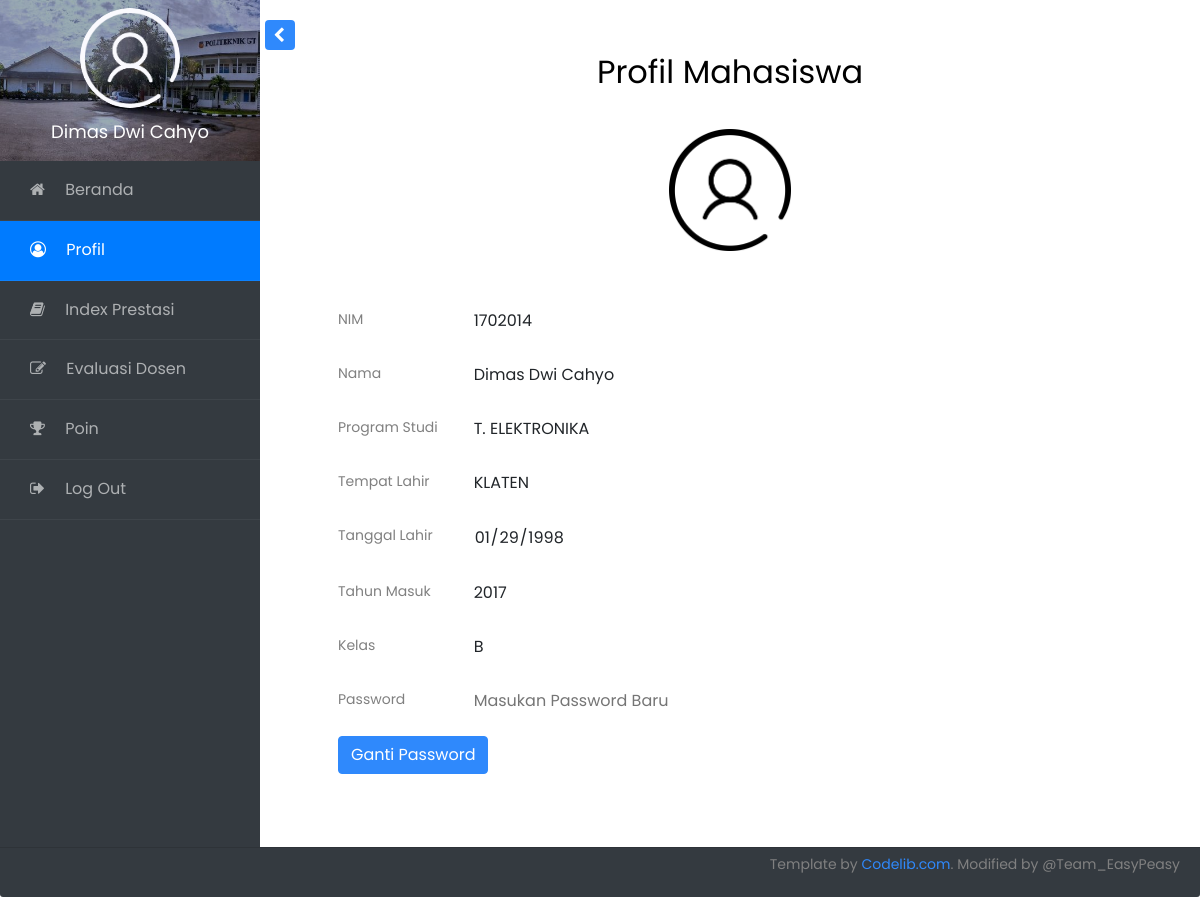
The page /profil/index.php (signed in) on the database its author committed.
### tables this page shows
CREATE TABLE `mahasiswa` (
  `nim` int(11) NOT NULL,
  `nama` text NOT NULL,
  `jeniskelamin` text NOT NULL,
  `programstudi` text NOT NULL,
  `tempatlahir` text NOT NULL,
  `tanggallahir` date NOT NULL,
  `tahunmasuk` int(11) NOT NULL,
  `status` text NOT NULL,
  `kelas` text NOT NULL,
  `password` text NOT NULL,
  `pembimbing` text NOT NULL
);

### config/functions.php (called while the page is built, shortened)
<?php
	$koneksi = mysqli_connect("localhost","root","","sisfo");
	function query($query) {
		global $koneksi;
		$hasil = mysqli_query($koneksi, $query);
		$rows = [];
		while ($row = mysqli_fetch_assoc($hasil)) {
			$rows[] = $row;
		}
		return $rows;
	}
	function cari($keyword){
		$query = "SELECT nama,tahunmasuk FROM mahasiswa WHERE nim = '$keyword'";
		return query($query);
	}
	function panggilNama($nim){
		 if(isset($nim)){
		   $mahasiswa = cari($nim);
		 }
		$namaMahasiswa = $mahasiswa[0]['nama'];
		return $namaMahasiswa;
	}
?>

### profil/index.php (the view, shortened to what this page needs)
<?php
    require '../config/functions.php';
    $nim = $_SESSION['nim'];
    $namaMahasiswa = panggilNama($nim);
    $detailProfil = query("SELECT nim,
            nama,
            programstudi,
            tempatlahir,
            tanggallahir,
            tahunmasuk,
            kelas
     FROM mahasiswa WHERE nim = $nim");
    foreach ($detailProfil as $isiProfil) {
      $nim = $isiProfil['nim'];
      $nama = $isiProfil['nama'];
      $programstudi = $isiProfil['programstudi'];
      $tempatlahir = $isiProfil['tempatlahir'];
      $tanggallahir = $isiProfil['tanggallahir'];
      $tahunmasuk = $isiProfil['tahunmasuk'];
      $kelas = $isiProfil['kelas'];
    }
?>
<!doctype html>
<html lang="en">
  <head>
		<link rel="stylesheet" href="https://stackpath.bootstrapcdn.com/bootstrap/4.4.1/css/bootstrap.min.css">
		<link rel="stylesheet" href="https://stackpath.bootstrapcdn.com/font-awesome/4.7.0/css/font-awesome.min.css">
		<link rel="stylesheet" href="/proyek-sisfo/css/style.css">
  </head>
  <body>
		<div class="wrapper d-flex align-items-stretch">
      <?php include '../_PARTIAL/sidebar.php';?>
      <div id="content" class="p-4 p-md-5 pt-5">
        <div class="container">
          <h2 align="center">Profil Mahasiswa</h2><br>
        <center><img style="width: 15%; height: 15%"; class="img-fluid " src="../images/default-logo-2.png"></center><br><br>
        <form class="container-fluid" method="post" action="">
          <div class="form-group row">
            <label for="staticEmail" class="col-sm-2 col-form-label">NIM</label>
            <div class="col-sm-10">
              <input type="text" readonly class="form-control-plaintext" id="nim" name="nim" value="<?= $nim; ?>">
            </div>
          </div>
          <div class="form-group row">
            <label for="staticEmail" class="col-sm-2 col-form-label">Nama</label>
            <div class="col-sm-10">
              <input type="text" readonly class="form-control-plaintext" id="nama" value="<?= $nama; ?>">
            </div>
          </div>
          <div class="form-group row">
            <label for="staticEmail" class="col-sm-2 col-form-label">Program Studi</label>
            <div class="col-sm-10">
              <input type="text" readonly class="form-control-plaintext" id="program_studi" value="<?= $programstudi; ?>">
            </div>
          </div>
          <div class="form-group row">
            <label for="staticEmail" class="col-sm-2 col-form-label">Tempat Lahir</label>
            <div class="col-sm-10">
              <input type="text" readonly class="form-control-plaintext" id="tmp_lahir" value="<?= $tempatlahir; ?>">
            </div>
          </div>
          <div class="form-group row">
            <label for="staticEmail" class="col-sm-2 col-form-label">Tanggal Lahir</label>
            <div class="col-sm-10">
              <input type="date" readonly class="form-control-plaintext" id="tgl_lahir" value="<?= $tanggallahir; ?>">
            </div>
          </div>
          <div class="form-group row">
            <label for="staticEmail" class="col-sm-2 col-form-label">Tahun Masuk</label>
            <div class="col-sm-10">
              <input type="text" readonly class="form-control-plaintext" id="tahun_msk" value="<?= $tahunmasuk; ?>">
            </div>
          </div>
          <div class="form-group row">
            <label for="staticEmail" class="col-sm-2 col-form-label">Kelas</label>
            <div class="col-sm-10">
              <input type="text" readonly class="form-control-plaintext" id="kelas" value="<?= $kelas; ?>">
            </div>
          </div>
          <div class="form-group row">
            <label for="staticEmail" class="col-sm-2 col-form-label">Password</label>
            <div class="col-sm-10">
              <input type="password" name="password" required class="form-control-plaintext" id="password" placeholder="Masukan Password Baru">
            </div>
          </div>
          <button type="submit" class="btn btn-primary" name="ubah">Ganti Password</button>
        </form><br>
      </div>
    </div>
		</div>
    <?php include '../_PARTIAL/footer.php'?>
  </body>
</html>

### _PARTIAL/sidebar.php
<?php
$beranda='';
$profil='';
$index_prestasi='';
$evaluasi_dosen='';
$poin='';
$aktif="class='active bg-primary'";
if ($page == "beranda") {
  $beranda = $aktif;
} elseif ($page =="profil"){
  $profil=$aktif;
} elseif ($page =="index"){
  $index_prestasi=$aktif;
} elseif ($page =="khs"){
  $index_prestasi=$aktif;
} elseif ($page =="evaluasi"){
  $evaluasi_dosen=$aktif;
} elseif ($page =="poin"){
  $poin=$aktif;
}
  echo "
	<nav id='sidebar' class='bg-dark'>
				<div class='custom-menu'>
					<button type='button' id='sidebarCollapse' class='btn btn-primary'>
	        </button>
        </div>
	  		<div class='img bg-wrap text-center py-2' style='background-image: url(/proyek-sisfo/images/bg.jpg);'>
	  			<div class='user-logo'>
	  				<div class='img' style='background-image: url(/proyek-sisfo/images/default-logo-2.1.png);'></div>
	  				<h3>$namaMahasiswa</h3>
	  			</div>
	  		</div>
        <ul class='list-unstyled components mb-5'>
          <li $beranda>
            <a href='/proyek-sisfo/'><span class='fa fa-home mr-3'></span> Beranda</a>
          </li>
          <li $profil>
              <a href='/proyek-sisfo/profil/'><span class='fa fa-user-circle-o mr-3'></span> Profil</a>
          </li>
          <li $index_prestasi>
            <a href='/proyek-sisfo/index-prestasi/'><span class='fa fa-book mr-3'></span> Index Prestasi</a>
          </li>
          <li $evaluasi_dosen>
            <a href='/proyek-sisfo/evaluasi-dosen/'><span class='fa fa-pencil-square-o mr-3'></span> Evaluasi Dosen</a>
          </li>
          <li $poin>
            <a href='/proyek-sisfo/poin/'><span class='fa fa-trophy mr-3'></span> Poin</a>
          </li>
          <li>
            <a href='/proyek-sisfo/logout/'><span class='fa fa-sign-out mr-3'></span> Log Out</a>
          </li>
        </ul>
    	</nav>
    	"
 ?>

### rows shown on the page
mahasiswa: nama "Dimas Dwi Cahyo", nim "1702014", programstudi "T. ELEKTRONIKA", tempatlahir "KLATEN", tanggallahir "01/29/1998", tahunmasuk "2017", kelas "B"
